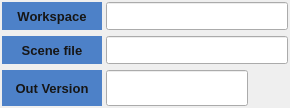
     <widget class="QFrame" name="infoFrame">
      <property name="minimumSize">
       <size>
        <width>0</width>
        <height>0</height>
       </size>
      </property>
      <property name="maximumSize">
       <size>
        <width>16777215</width>
        <height>16777215</height>
       </size>
      </property>
      <property name="frameShape">
       <enum>QFrame::NoFrame</enum>
      </property>
      <property name="frameShadow">
       <enum>QFrame::Raised</enum>
      </property>
      <layout class="QVBoxLayout" name="verticalLayout_4">
       <property name="spacing">
        <number>6</number>
       </property>
       <property name="sizeConstraint">
        <enum>QLayout::SetMinAndMaxSize</enum>
       </property>
       <property name="margin">
        <number>2</number>
       </property>
       <item>
        <layout class="QHBoxLayout" name="horizontalLayout_11">
         <property name="spacing">
          <number>4</number>
         </property>
         <item>
          <widget class="QLabel" name="workspaceLabel">
           <property name="minimumSize">
            <size>
             <width>100</width>
             <height>0</height>
            </size>
           </property>
           <property name="maximumSize">
            <size>
             <width>100</width>
             <height>16777215</height>
            </size>
           </property>
           <property name="font">
            <font>
             <pointsize>10</pointsize>
             <weight>75</weight>
             <bold>true</bold>
            </font>
           </property>
           <property name="styleSheet">
            <string notr="true">QLabel { background-color:rgb(77,129,200); color: rgb(22,22,22); }</string>
           </property>
           <property name="text">
            <string>Workspace</string>
           </property>
           <property name="textFormat">
            <enum>Qt::PlainText</enum>
           </property>
           <property name="alignment">
            <set>Qt::AlignCenter</set>
           </property>
          </widget>
         </item>
         <item>
          <widget class="QLineEdit" name="workspace_lineEdit">
           <property name="sizePolicy">
            <sizepolicy hsizetype="Expanding" vsizetype="Fixed">
             <horstretch>0</horstretch>
             <verstretch>0</verstretch>
            </sizepolicy>
           </property>
           <property name="minimumSize">
            <size>
             <width>0</width>
             <height>28</height>
            </size>
           </property>
           <property name="maximumSize">
            <size>
             <width>16777215</width>
             <height>28</height>
            </size>
           </property>
           <property name="font">
            <font>
             <pointsize>11</pointsize>
            </font>
           </property>
           <property name="readOnly">
            <bool>false</bool>
           </property>
          </widget>
         </item>
        </layout>
       </item>
       <item>
        <layout class="QHBoxLayout" name="horizontalLayout" stretch="0,0">
         <property name="spacing">
          <number>4</number>
         </property>
         <property name="sizeConstraint">
          <enum>QLayout::SetMaximumSize</enum>
         </property>
         <item>
          <widget class="QLabel" name="sceneFileLabel">
           <property name="minimumSize">
            <size>
             <width>100</width>
             <height>0</height>
            </size>
           </property>
           <property name="maximumSize">
            <size>
             <width>100</width>
             <height>16777215</height>
            </size>
           </property>
           <property name="font">
            <font>
             <pointsize>10</pointsize>
             <weight>75</weight>
             <bold>true</bold>
            </font>
           </property>
           <property name="styleSheet">
            <string notr="true">QLabel { background-color:rgb(77,129,200); color: rgb(22,22,22); }</string>
           </property>
           <property name="text">
            <string>Scene file</string>
           </property>
           <property name="alignment">
            <set>Qt::AlignCenter</set>
           </property>
          </widget>
         </item>
         <item>
          <widget class="QLineEdit" name="sceneFile_lineEdit">
           <property name="minimumSize">
            <size>
             <width>0</width>
             <height>28</height>
            </size>
           </property>
           <property name="font">
            <font>
             <pointsize>11</pointsize>
            </font>
           </property>
           <property name="text">
            <string/>
           </property>
           <property name="readOnly">
            <bool>true</bool>
           </property>
          </widget>
         </item>
        </layout>
       </item>
       <item>
        <layout class="QHBoxLayout" name="horizontalLayout_15">
         <property name="spacing">
          <number>4</number>
         </property>
         <item>
          <widget class="QLabel" name="outputVersionLabel">
           <property name="minimumSize">
            <size>
             <width>100</width>
             <height>0</height>
            </size>
           </property>
           <property name="maximumSize">
            <size>
             <width>100</width>
             <height>16777215</height>
            </size>
           </property>
           <property name="font">
            <font>
             <pointsize>10</pointsize>
             <weight>75</weight>
             <bold>true</bold>
            </font>
           </property>
           <property name="styleSheet">
            <string notr="true">QLabel { background-color:rgb(77,129,200); color: rgb(22,22,22); }</string>
           </property>
           <property name="text">
            <string>Out Version</string>
           </property>
           <property name="alignment">
            <set>Qt::AlignCenter</set>
           </property>
          </widget>
         </item>
         <item>
          <widget class="QLineEdit" name="outputVersion_lineEdit">
           <property name="sizePolicy">
            <sizepolicy hsizetype="Expanding" vsizetype="Preferred">
             <horstretch>0</horstretch>
             <verstretch>0</verstretch>
            </sizepolicy>
           </property>
           <property name="minimumSize">
            <size>
             <width>0</width>
             <height>36</height>
            </size>
           </property>
           <property name="maximumSize">
            <size>
             <width>16777215</width>
             <height>36</height>
            </size>
           </property>
           <property name="font">
            <font>
             <pointsize>11</pointsize>
            </font>
           </property>
          </widget>
         </item>
         <item>
          <spacer name="horizontalSpacer">
           <property name="orientation">
            <enum>Qt::Horizontal</enum>
           </property>
           <property name="sizeHint" stdset="0">
            <size>
             <width>40</width>
             <height>0</height>
            </size>
           </property>
          </spacer>
         </item>
        </layout>
       </item>
      </layout>
     </widget>
